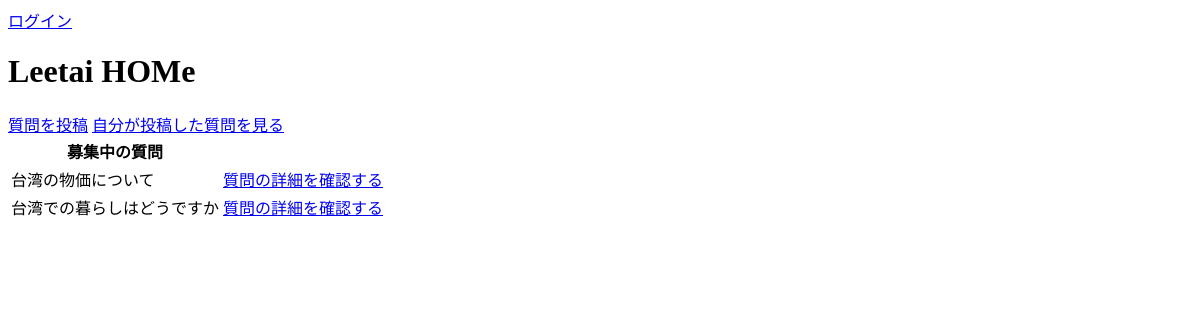
The app's page /, older data.
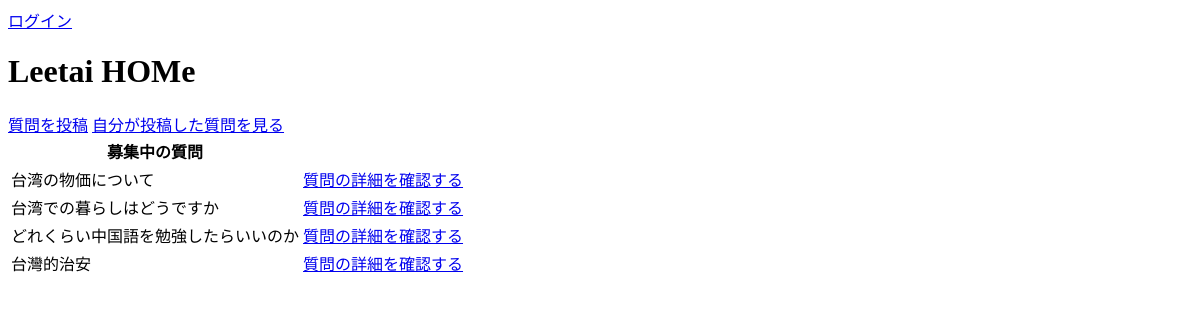
The same page, newer data.
### Leetai/models.py (models this page shows, shortened)
class Question(models.Model):
    user = models.ForeignKey(User,on_delete=models.CASCADE,null=True,blank=True)
    title = models.CharField(max_length=200)
    content = models.TextField(null=True, blank=True)
    created_at = models.DateTimeField(auto_now_add=True)
    is_resolved = models.BooleanField(default=False)

### Leetai/views.py (the view)
# urls.py: path("",HomepageCommonView.as_view(),name="home"),
class HomepageCommonView(ListView):
    template_name = 'home.html'
    model = Question
    context_object_name = "Question_lists"

### Leetai/templates/home.html
{% if request.user.is_authenticated %}
<p>{{request.user}}</p>
<form id="logout" method="POST" action="{% url 'logout' %}"style="display: none;">
    {% csrf_token %}
<button type="submit">logout</button>
</form>
<a href="#" onclick="document.getElementById('logout').submit();">logout</a>
{% else %}
<a href ="{% url 'login' %}">ログイン</a>
{% endif %}
<h1>Leetai HOMe</h1>
<a href="{% url 'create_Question'  %}" >質問を投稿</a>
<a href="{% url 'myhome' %}">自分が投稿した質問を見る</a>
<table>
    <tr>
        <th>募集中の質問</th>
    </tr>
    {% for question in Question_lists %}
    <tr>
        <td>{{question.title}}</td>
        <td><a href="{% url 'question_detail' question.id %}">質問の詳細を確認する</a></td>
    </tr>
    {% endfor%}
</table>

Row changes from the older to the newer data that the page shows:
added Question: title "どれくらい中国語を勉強したらいいのか"
added Question: title "台灣的治安"
